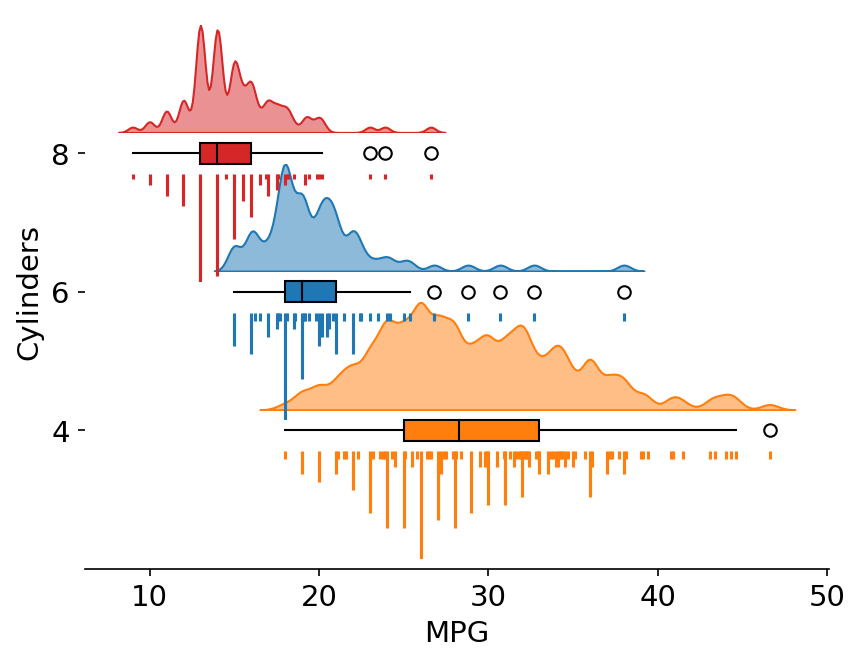

Here is the Python script that generated this plot:
from matplotlib.pyplot import subplots, rc, rcdefaults, rc_context
from matplotlib.transforms import offset_copy
from matplotlib.cbook import boxplot_stats
from matplotlib.collections import LineCollection
from seaborn import kdeplot, boxplot, swarmplot, load_dataset

from numpy import zeros_like, column_stack, row_stack

rcdefaults()
rc('font', size=14)
rc('axes.spines', top=False, right=False, left=False)

df = load_dataset('mpg')
plot_df = df.query('cylinders == [4, 6, 8]')
colors = ['tab:orange', 'tab:blue', 'tab:red']
box_width = .3

fig, ax = subplots(dpi=150)

for (cyl, group), c in zip(plot_df.groupby('cylinders'), colors):
    bxpstats = boxplot_stats(group['mpg'])
    ax.bxp(
        bxpstats, positions=[cyl], vert=False, widths=[box_width],
        patch_artist=True, boxprops={'facecolor': c}, capwidths=[0],
        medianprops={'color': 'k'}
    )

    transform = offset_copy(ax.get_yaxis_transform(), y=5, fig=fig, units='points')
    density_ax = ax.inset_axes([0, cyl + box_width * .5, 1, 2 - box_width * 1.5], transform=transform, sharex=ax)
    density_ax.axis('off')
    density_ax.margins(0)

    kdeplot(
        group, x='mpg', ax=density_ax, fill=True, bw_adjust=.25, alpha=.5,
        color=c
    )

    transform = offset_copy(ax.get_yaxis_transform(), y=-5, fig=fig, units='points')
    hist_ax = ax.inset_axes([0, cyl - 2 + box_width, 1, 2 - 1.5 * box_width], transform=transform, sharex=ax)
    hist_ax.axis('off')

    icicles = group.groupby('mpg')['mpg'].count()
    starts = zeros_like(icicles)

    segments = (
        column_stack([icicles.index, starts, icicles.index,  icicles])
        .reshape(-1, 2, 2)
    )

    collection = LineCollection(segments, color=c)
    hist_ax.add_collection(collection)
    hist_ax.set_ylim(0, icicles.max())
    hist_ax.margins(0)
    hist_ax.invert_yaxis()

ax.set_ylim(2, 10)
ax.autoscale_view()
ax.set(ylabel='Cylinders', xlabel='MPG')
fig.savefig('raincloud.png', bbox_inches='tight')
